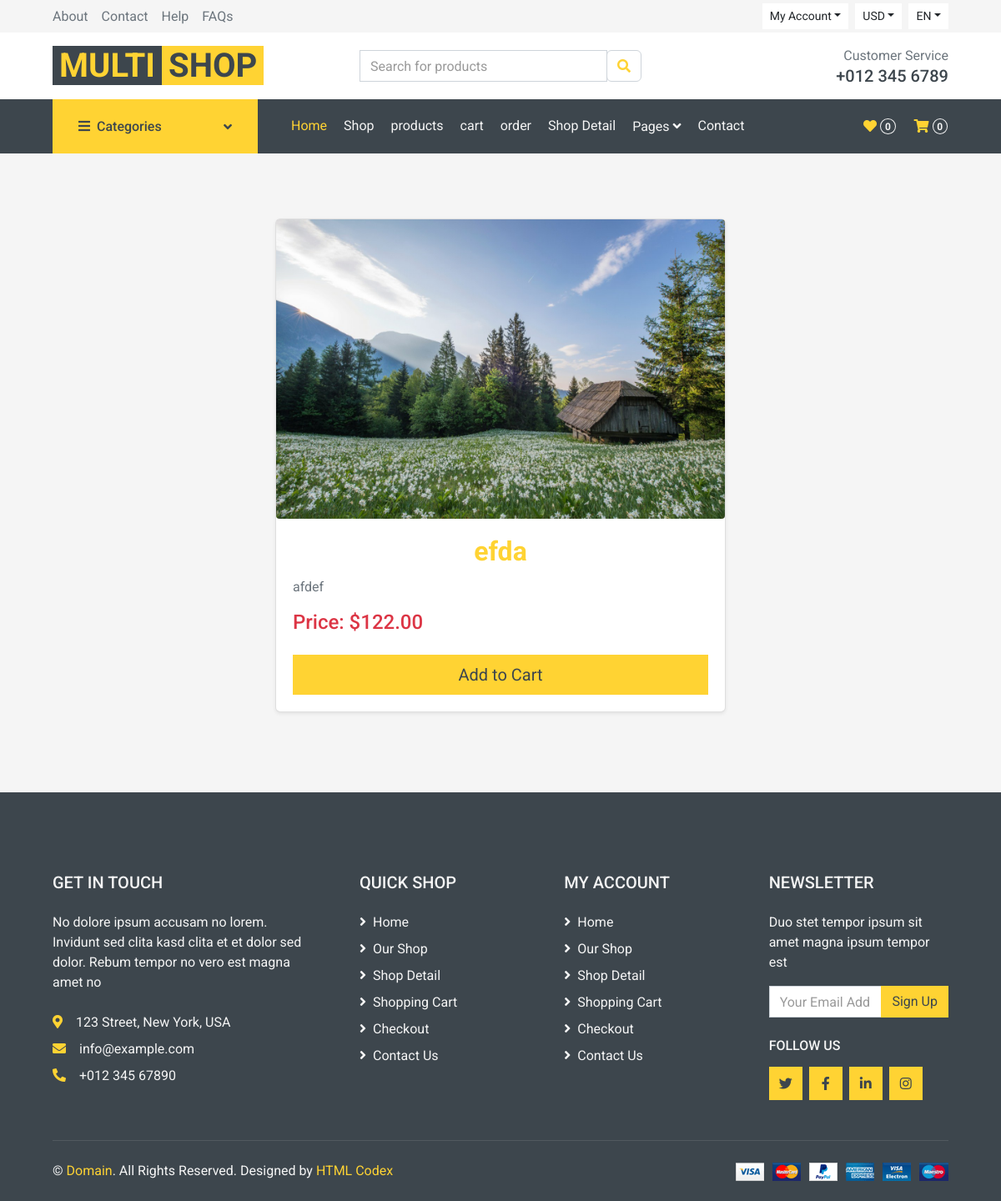
/home3/, run on the app's committed database.
### products/models.py (models this page shows, shortened)
class Product(models.Model):
    name = models.CharField(max_length=255)
    description = models.TextField()
    price = models.DecimalField(max_digits=10, decimal_places=2)
    stock = models.IntegerField()
    image = models.ImageField(upload_to='products/')
    created_at = models.DateTimeField(auto_now_add=True)
    updated_at = models.DateTimeField(auto_now=True)

### products/views.py (the view)
# urls.py: path('<int:pk>/', views.product_detail, name='product_detail'),
def product_detail(request, pk):
    product = Product.objects.get(pk=pk)
    return render(request, 'products/product_detail.html', {'product': product})

### products/templates/products/product_detail.html (shortened to what this page needs)
{% extends 'base.html' %}
{% block content %}
{% load static %}
<div class="container py-5">
    <div class="row justify-content-center">
        <div class="col-md-6">
            <div class="card shadow-sm">
                <img src="{{ product.image.url }}"  width="200px" height="200px" class="card-img-top img-fluid rounded" alt="{{ product.name }}">
                <div class="card-body">
                    <h2 class="card-title text-center text-primary">{{ product.name }}</h2>
                    <p class="card-text text-muted">{{ product.description }}</p>
                    <p class="h4 text-danger">Price: ${{ product.price }}</p>
                    <div class="d-grid mt-4">
                        <a href="{% url 'add_to_cart' product.id %}" class="btn btn-primary btn-lg">
                             Add to Cart
                        </a>
                    </div>
                </div>
            </div>
        </div>
    </div>
</div>
{% endblock %}

### data on the page
Product: image (picture), name "efda", description "afdef", price "122.00"
